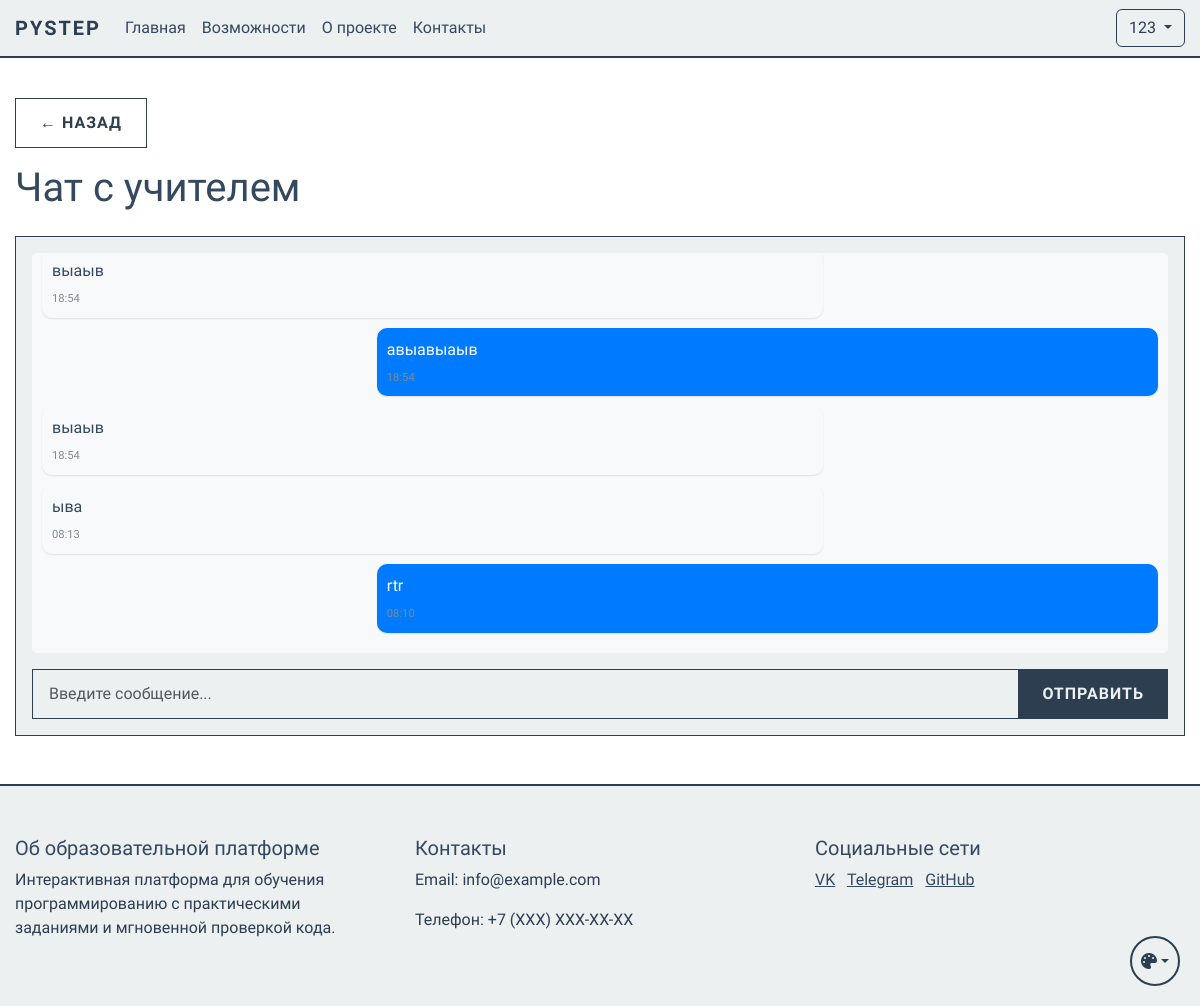
The app's page /chat (signed in) with its own data.
### app.py (models this page shows, shortened)
class User(UserMixin, db.Model):
    id = db.Column(db.Integer, primary_key=True)
    name = db.Column(db.String(100), nullable=False)
    username = db.Column(db.String(80), unique=True, nullable=False)
    email = db.Column(db.String(120), unique=True, nullable=False)
    password_hash = db.Column(db.String(128))
    is_admin = db.Column(db.Boolean, default=False)
    user_type = db.Column(db.String(20), default='student')  # student, teacher, admin
    created_by = db.Column(db.Integer, db.ForeignKey('user.id'), nullable=True)  # ID пользователя, создавшего этого пользователя
    created_at = db.Column(db.DateTime, default=db.func.now())
    last_login = db.Column(db.DateTime)
    is_active = db.Column(db.Boolean, default=True)
    progress = db.relationship('UserProgress', backref='user', lazy=True)
    ratings = db.relationship('UserRating', backref='user', lazy=True)
    created_users = db.relationship('User', backref=db.backref('creator', remote_side=[id]))
    def is_student(self):
        return self.user_type == 'student'

class ChatMessage(db.Model):
    __table_args__ = (
        db.Index('idx_chat_sender_receiver', 'sender_id', 'receiver_id'),
        db.Index('idx_chat_created_at', 'created_at'),
        db.Index('idx_chat_is_read', 'is_read'),
    )
    id = db.Column(db.Integer, primary_key=True)
    sender_id = db.Column(db.Integer, db.ForeignKey('user.id'), nullable=False)
    receiver_id = db.Column(db.Integer, db.ForeignKey('user.id'), nullable=False)
    message = db.Column(db.Text, nullable=False)
    created_at = db.Column(db.DateTime, default=db.func.now())
    is_read = db.Column(db.Boolean, default=False)
    sender = db.relationship('User', foreign_keys=[sender_id], backref='sent_messages')
    receiver = db.relationship('User', foreign_keys=[receiver_id], backref='received_messages')

### app.py (the view, shortened to what this page needs)
@app.route('/chat')
@login_required
def chat():
    if current_user.is_student():
        teacher = User.query.get(current_user.created_by)
        if not teacher:
            flash('У вас нет назначенного учителя', 'warning')
            return redirect(url_for('student_dashboard'))
        messages = ChatMessage.query.filter(
            ((ChatMessage.sender_id == current_user.id) & (ChatMessage.receiver_id == teacher.id)) |
            ((ChatMessage.sender_id == teacher.id) & (ChatMessage.receiver_id == current_user.id))
        ).order_by(ChatMessage.created_at.desc()).limit(50).all()
        ChatMessage.query.filter(
            ChatMessage.receiver_id == current_user.id,
            ChatMessage.is_read == False
        ).update({'is_read': True})
        db.session.commit()
        return render_template('chat.html',
                             messages=messages,
                             teacher=teacher,
                             is_student=True)
    return redirect(url_for('index'))

### app.py (called while the page is built)
@login_manager.user_loader
def load_user(user_id):
    return db.session.get(User, int(user_id))

### templates/chat.html (shortened to what this page needs)
{% extends "base.html" %}
{% block content %}
<div class="container mt-4">
    <a href="{{ url_for('student_dashboard') }}" class="btn btn-secondary mb-3">← Назад</a>
    {% if is_student %}
        <h1 class="mb-4">Чат с учителем</h1>
        <div class="card">
            <div class="card-body">
                <div id="messages" class="messages mb-3" style="height: 400px; overflow-y: auto;">
                    {% for message in messages %}
                        <div class="message {% if message.sender_id == current_user.id %}sent{% else %}received{% endif %}">
                            <div class="message-content">
                                {% set lines = message.message.split('\n') %}
                                {% for line in lines %}
                                    {% if line.startswith('Посмотреть задачу: ') %}
                                        {% set url = line.replace('Посмотреть задачу: ', '') %}
                                        <a href="{{ url }}" target="_blank">подробнее</a>
                                    {% else %}
                                        <span>{{ line }}</span>
                                    {% endif %}
                                    <br>
                                {% endfor %}
                                <div class="message-time">
                                    <small class="text-muted">{{ message.created_at.strftime('%H:%M') }}</small>
                                </div>
                            </div>
                        </div>
                    {% endfor %}
                </div>
                <form id="message-form" class="mt-3">
                    <div class="input-group">
                        <input type="text" id="message-input" class="form-control" placeholder="Введите сообщение...">
                        <button type="submit" class="btn btn-primary">Отправить</button>
                    </div>
                </form>
            </div>
        </div>
    {% endif %}
</div>
{% block extra_css %}
<link rel="stylesheet" href="{{ url_for('static', filename='css/chat.css') }}">
{% endblock %}
{% endblock %}

### templates/base.html (shortened to what this page needs)
<!DOCTYPE html>
<html lang="ru">
<head>
    <link href="https://cdn.jsdelivr.net/npm/bootstrap@5.3.0/dist/css/bootstrap.min.css" rel="stylesheet">
    <link href="{{ url_for('static', filename='css/themes.css') }}" rel="stylesheet">
    <link href="{{ url_for('static', filename='css/base.css') }}" rel="stylesheet">
    <link href="{{ url_for('static', filename='css/components.css') }}" rel="stylesheet">
    <link href="{{ url_for('static', filename='css/forms.css') }}" rel="stylesheet">
    <link href="{{ url_for('static', filename='css/tables.css') }}" rel="stylesheet">
    <link href="{{ url_for('static', filename='css/layout.css') }}" rel="stylesheet">
    {% block extra_css %}{% endblock %}
</head>
<body>
    <nav class="navbar navbar-expand-lg navbar-dark">
        <div class="container">
            <a class="navbar-brand" href="{{ url_for('index') }}">PyStep</a>
            <div class="collapse navbar-collapse" id="navbarNav">
                <ul class="navbar-nav me-auto">
                    <li class="nav-item">
                        <a class="nav-link" href="{{ url_for('index') }}">Главная</a>
                    </li>
                    <li class="nav-item">
                        <a class="nav-link" href="/#features">Возможности</a>
                    </li>
                    <li class="nav-item">
                        <a class="nav-link" href="/#about">О проекте</a>
                    </li>
                    <li class="nav-item">
                        <a class="nav-link" href="/#contact">Контакты</a>
                    </li>
                </ul>
                <div class="d-flex">
                    {% if current_user.is_authenticated %}
                        <div class="dropdown">
                            <button class="btn btn-outline-light dropdown-toggle" type="button" id="userMenu" data-bs-toggle="dropdown">
                                {{ current_user.username }}
                            </button>
                        </div>
                    {% else %}
                        <a href="{{ url_for('login') }}" class="btn btn-outline-light me-2">Войти</a>
                    {% endif %}
                </div>
            </div>
        </div>
    </nav>
    {% block content %}{% endblock %}
    <footer class="footer mt-5">
        <div class="container">
            <div class="row">
                <div class="col-md-4">
                    <h5>Об образовательной платформе</h5>
                    <p>Интерактивная платформа для обучения программированию с практическими заданиями и мгновенной проверкой кода.</p>
                </div>
                <div class="col-md-4">
                    <h5>Контакты</h5>
                    <p>Email: info@example.com</p>
                    <p>Телефон: +7 (XXX) XXX-XX-XX</p>
                </div>
                <div class="col-md-4">
                    <h5>Социальные сети</h5>
                    <a href="#" class="text-white me-2">VK</a>
                    <a href="#" class="text-white me-2">Telegram</a>
                    <a href="#" class="text-white">GitHub</a>
                </div>
            </div>
        </div>
    </footer>
    <div class="theme-switch">
        <button class="btn dropdown-toggle" type="button" id="themeDropdown" data-bs-toggle="dropdown" aria-expanded="false">
            <i class="fa-solid fa-palette"></i>
        </button>
    </div>
    <link rel="stylesheet" href="https://cdnjs.cloudflare.com/ajax/libs/font-awesome/6.5.1/css/all.min.css">
</body>
</html>

### static/css/themes.css (style rules this page uses)
:root[data-theme="classic"] { --cyber-primary: #2c3e50; --cyber-secondary: #34495e; --cyber-dark: #ecf0f1; --cyber-bg: #ffffff; --cyber-text: #2c3e50; --cyber-text-light: #34495e; --cyber-text-muted: #7f8c8d; --cyber-card-bg: #ecf0f1; --cyber-text-dark: #2c3e50; --cyber-info: #3498db; }

### static/css/base.css (style rules this page uses)
body { font-family: 'Orbitron', sans-serif; background-color: var(--cyber-bg); color: var(--cyber-text); min-height: 100vh; display: flex; flex-direction: column; opacity: 0; transition: opacity 0.3s ease; }
body.theme-loaded { opacity: 1; }
h1, h2, h3, h4, h5, h6 { color: var(--cyber-text-light); }
p { color: var(--cyber-text); }
.text-white { color: var(--cyber-text-light) !important; }
.navbar { background-color: var(--cyber-dark) !important; border-bottom: 2px solid var(--cyber-primary); }
.navbar-brand { color: var(--cyber-primary) !important; font-weight: 700; text-transform: uppercase; letter-spacing: 2px; }
.nav-link { color: var(--cyber-text-light) !important; transition: all 0.3s ease; }
.footer { background-color: var(--cyber-dark); border-top: 2px solid var(--cyber-primary); color: var(--cyber-text-light); padding: 50px 0; margin-top: auto; }

### static/css/components.css (style rules this page uses)
.card { background-color: var(--cyber-card-bg); border: 1px solid var(--cyber-primary); color: var(--cyber-text-light); }
.card-body { background-color: var(--cyber-card-bg); color: var(--cyber-text-light); }
.btn-outline-light { border-color: var(--cyber-primary); color: var(--cyber-primary); transition: all 0.3s ease; }

### static/css/forms.css (style rules this page uses)
.form-control { background-color: var(--cyber-card-bg); border: 1px solid var(--cyber-primary); color: var(--cyber-text-light); border-radius: 0; padding: 0.75rem 1rem; transition: all 0.3s ease; }

### static/css/layout.css (style rules this page uses)
.container { max-width: 1200px; margin: 0 auto; padding: 0 15px; }
.row { margin: 0 -15px; }
.col, [class*="col-"] { padding: 0 15px; }
.mt-3 { margin-top: 1rem; }
.mt-4 { margin-top: 1.5rem; }
.mt-5 { margin-top: 3rem; }
.mb-3 { margin-bottom: 1rem; }
.mb-4 { margin-bottom: 1.5rem; }
.d-flex { display: flex; }

### static/css/chat.css (style rules this page uses)
.messages { padding: 10px; background-color: #f8f9fa; border-radius: 5px; }
.message.sent { margin-left: auto; }
.message.received { margin-right: auto; }
.message.sent .message-content { background-color: #007bff; color: white; }
.message.received .message-content { background-color: #f8f9fa; }

### records on screen
User: username "123"
ChatMessage: message "выаыв", created_at "18:54"
ChatMessage: message "авыавыаыв", created_at "18:54"
ChatMessage: message "выаыв", created_at "18:54"
ChatMessage: message "ыва", created_at "08:13"
ChatMessage: message "rtr", created_at "08:10"
